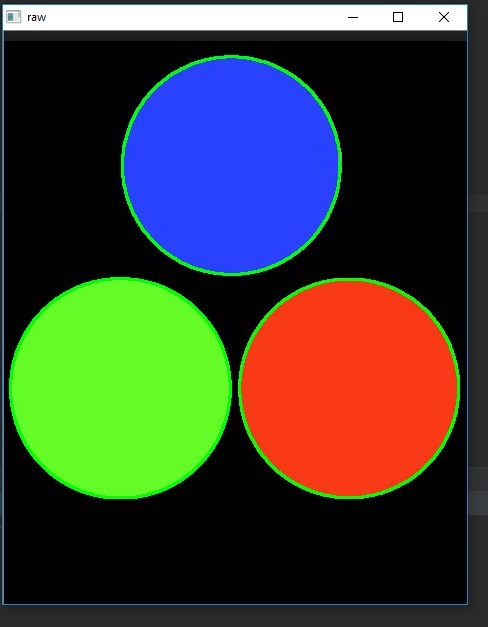
#> input picture img_polygon/pict2.jpg, 488 x 627 px, found by its file name
$ python detect_polygon_1.py
#> lines starting #> are read from the running program, lines starting #| are printed output that depends on the picture; after the words box and inside, x2 and y2 are one past the last pixel; in counts of white or black regions, pixels touching at a corner belong together
#!!usr/bin/env python3
#Raspberry pi 3, Strecth
#Date: 19th February, 2019.
import numpy as np
import cv2

# define the lower and upper boundaries of the colors in the HSV color space
lower = {'red':(0,80,80),
         'green':(35,21,62),
         'blue':(97,100,117),
         'yellow':(23,59,119),
         'orange':(10,100,20)
         }

upper = {'red':(20,255,255),
         'green':(55,255,255),
         'blue':(117,255,255),
         'yellow':(43,255,255),
         'orange':(30,255,255)
         }

# define standard colors for circle around the object
colors = {'red':(0,0,255),
          'green':(0,255,0),
          'blue':(255,0,0),
          'yellow':(0,255,217),
          'orange':(0,140,255)
          }

font = cv2.FONT_HERSHEY_SIMPLEX
while True:
    # grab the current frame
    frame = cv2.imread('D:\PYTHON\Color-and-Shape-detection-master\pict2.jpg')
#> frame is the input picture: shape (627, 488, 3); mean B, G, R 53.6, 65.8, 61.9

    blurred = cv2.GaussianBlur(frame,(11,11),0)
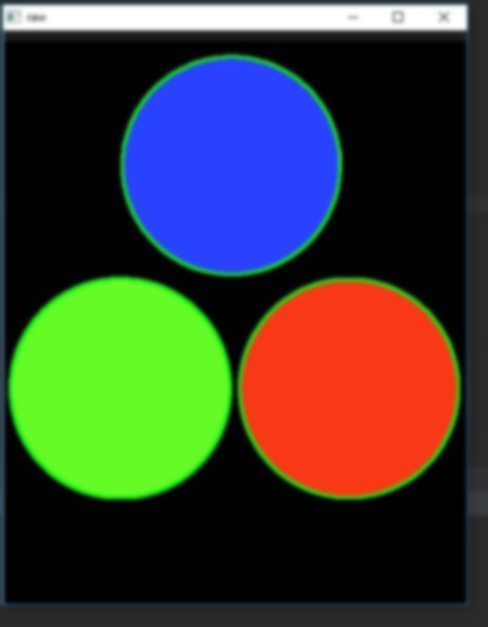
#> blurred: shape (627, 488, 3); mean B, G, R 53.7, 65.9, 61.9
    hsv = cv2.cvtColor(blurred,cv2.COLOR_BGR2HSV)
#> hsv: shape (627, 488, 3); mean H, S, V 40.9, 105.7, 109.7
    #for each color in dictionary check object in frame
    for key, value in upper.items():
        kernel = np.ones((9,9),np.uint8)
        mask = cv2.inRange(hsv,lower[key],upper[key])
        mask = cv2.morphologyEx(mask,cv2.MORPH_OPEN,kernel)
        mask = cv2.morphologyEx(mask,cv2.MORPH_CLOSE,kernel)

        #Calculate percentage of pixel colors
        output = cv2.countNonZero(mask)
        res = np.divide(float(output),mask.shape[0]*int(mask.shape[1] / 128))
        percent_colors = np.multiply((res),400) / 10000
        percent=(np.round(percent_colors*100,2))

        cnts = cv2.findContours(mask.copy(),cv2.RETR_LIST,cv2.CHAIN_APPROX_SIMPLE)[-2]
        center = None

        if len(cnts) > 0:
            c = max(cnts, key=cv2.contourArea)
            ((x,y), radius) = cv2.minEnclosingCircle(c)
            M = cv2.moments(c)
            center = (int(M["m10"] / M["m00"]),int(M["m01"] / M["m00"]))

            if radius > 0.5:
                cv2.circle(frame,(int(x),int(y)),int(radius),colors[key],2)
                cv2.putText(frame,
                            str(percent) + '% ' +key,
                            (int(x-radius),int(y-radius)),
                            font,
                            0.6,
                            colors[key],
                            2)
#> this loop made 5 passes
#> (output, res, percent_colors, percent, x, y, radius, center) on passes 1 to 3: (35773, 19.02, 0.761, 76.07, 348.7, 387.9, 106.9, (348, 387)), (36525, 19.42, 0.777, 77.67, 120.1, 387.9, 108.3, (119, 387)), (35583, 18.92, 0.757, 75.67, 230.8, 164.6, 106.9, (230, 165))
#> (output, res, percent_colors, percent) on passes 4 to 5: (0, 0, 0, 0), (0, 0, 0, 0)
#> pass 1, `mask = cv2.inRange(hsv,lower[key],upper[key])`:
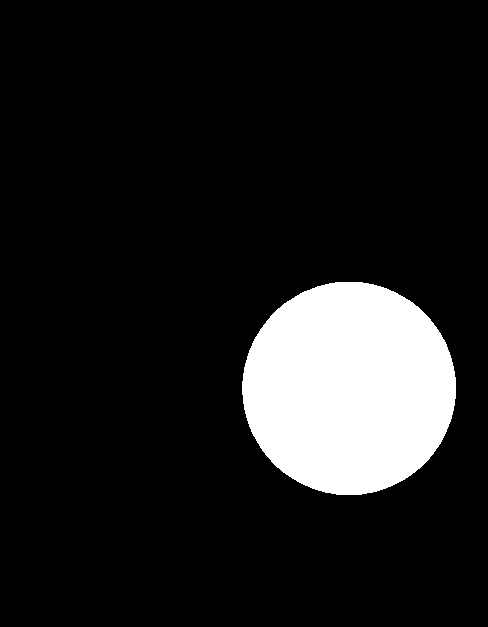
#> mask: shape (627, 488); 11.7% white; 1 white region, box (x1, y1, x2, y2) and area: (242, 282, 456, 495) 35773
#> pass 2, `mask = cv2.inRange(hsv,lower[key],upper[key])`:
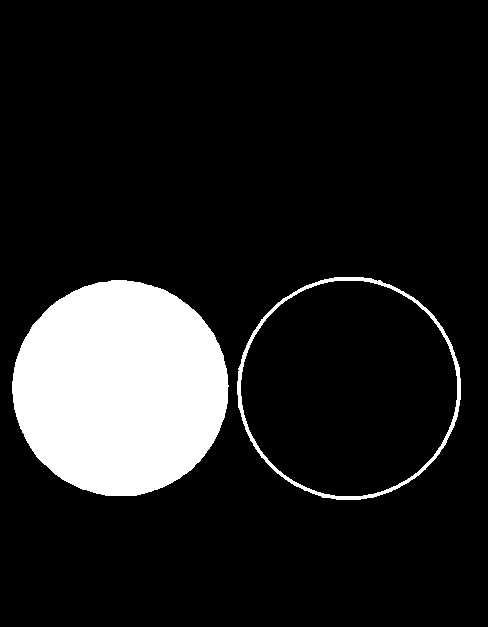
#> mask: shape (627, 488); 12.8% white; 2 white regions, box (x1, y1, x2, y2) and area: (12, 280, 229, 496) 36527, (237, 277, 461, 500) 2584
#> pass 2, `mask = cv2.morphologyEx(mask,cv2.MORPH_OPEN,kernel)`:
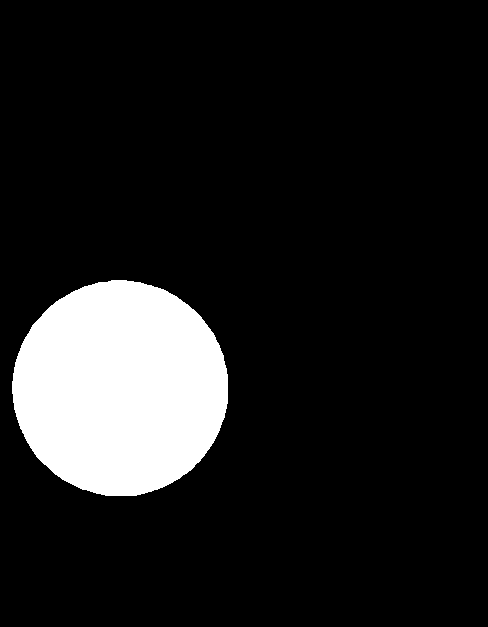
#> mask: shape (627, 488); 11.9% white; 1 white region, box (x1, y1, x2, y2) and area: (12, 280, 228, 496) 36525
#> pass 3, `mask = cv2.inRange(hsv,lower[key],upper[key])`:
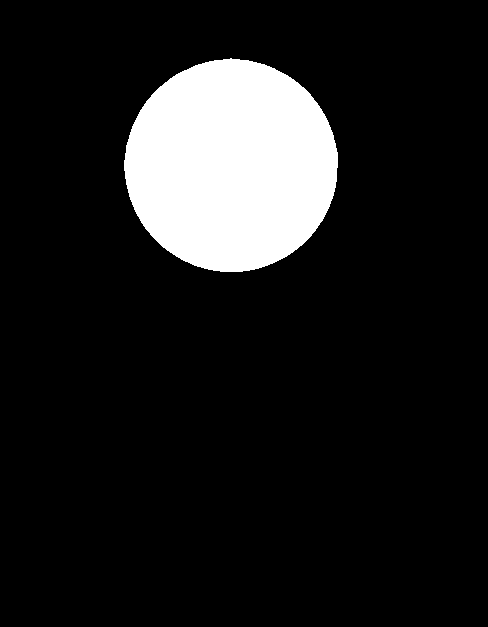
#> mask: shape (627, 488); 11.6% white; 1 white region, box (x1, y1, x2, y2) and area: (124, 58, 338, 272) 35585
#> after the loop:
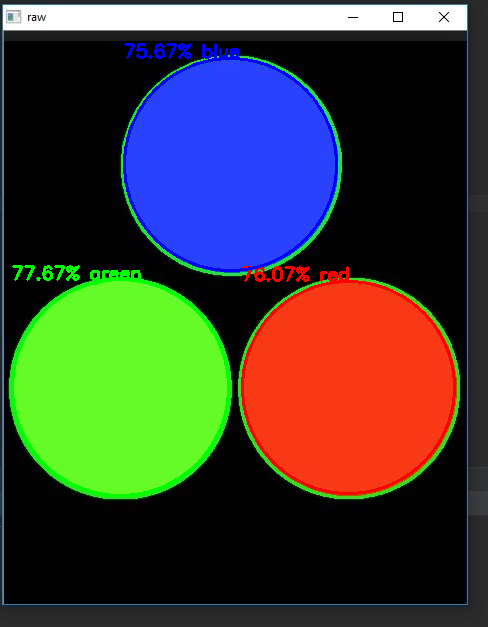
#> frame: shape (627, 488, 3); 2.73% of pixels changed, all inside (x1, y1, x2, y2) = (11, 43, 456, 497)
#> after the loop: mask: shape (627, 488); every value is 0
    cv2.imwrite('D:\PYTHON\Color-and-Shape-detection-master\pict2.jpg', frame)
    cv2.imshow("Frame",frame)
    key = cv2.waitKey(1)
#> (key q is pressed here)
    if key == ord("q"):
        break

#> (the run stopped early here; a loop or call above may not have finished)
